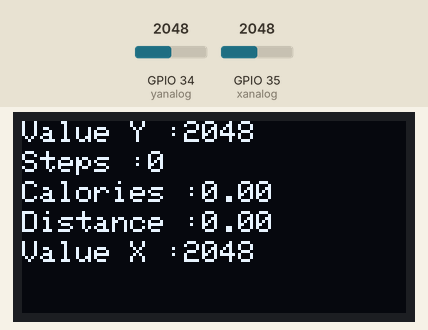
Simulated run of this sketch. Board: ESP32. Shown: 128×64 one-colour display. The inputs (shaded band) are chosen by the test bench; at power-on: GPIO 34 (yanalog) = 2048, GPIO 35 (xanalog) = 2048. WiFi joins after 1.5 s; servers stay silent unless stated; what the sketch prints to the serial monitor is not drawn.

Above: at 3.0 s.
3.1 s: GPIO 34 (yanalog) set to 2140
At 3.55 s:
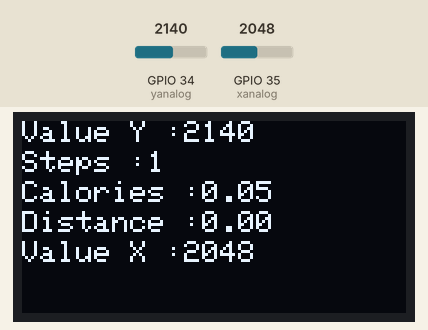
5.2 s: GPIO 35 (xanalog) set to 1860
At 6.4 s:
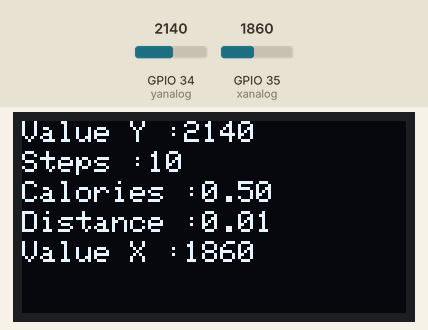
6.8 s: GPIO 34 (yanalog) set to 2060
At 7.4 s:
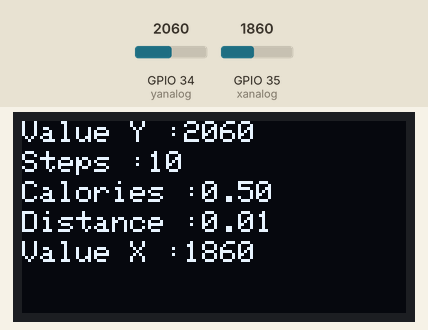
8.3 s: GPIO 35 (xanalog) set to 1940
At 9.5 s:
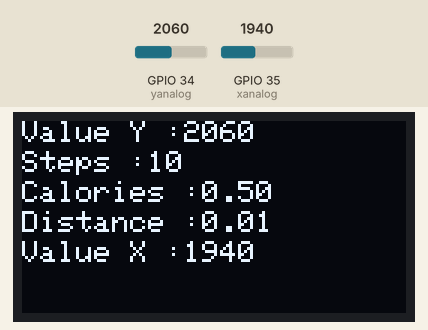
9.8 s: GPIO 34 (yanalog) set to 2047
At 10.4 s:
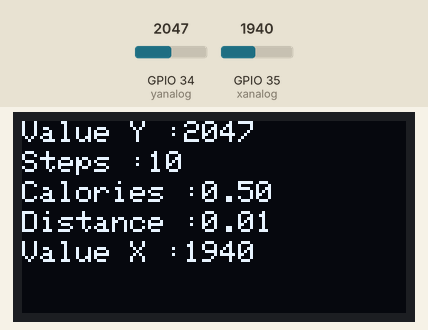
Timing chart, 0 to 10.2 s (numbered marks = the images above; inputs shaded):
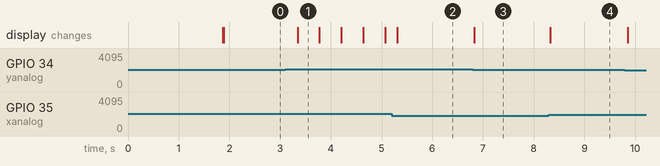

Measured:
- after the input at 3.1 s, the display: changes after 0.24 s (image 1)
- after the input at 6.8 s, the display: changes at once (image 3)
- after the input at 8.3 s, the display: changes at once (image 4)
- what the display in image 1 shows lasts 0.5 s, from 3.3 s to 3.8 s

The sketch:

WITH_OLED.ino
```cpp
#define BLYNK_TEMPLATE_ID "TMPL8FyFih3v"
#define BLYNK_DEVICE_NAME "Smart Pedometer"
#define BLYNK_AUTH_TOKEN "SUS76MY0GzU1173jteLIw_72rKrpvwwM"
// Comment this out to disable prints and save space
#define BLYNK_PRINT Serial
#include <Wire.h>
#include <Adafruit_GFX.h>
#include <Adafruit_SSD1306.h>

#define SCREEN_WIDTH 128 // OLED display width, in pixels
#define SCREEN_HEIGHT 64 // OLED display height, in pixels

#include <WiFi.h>
#include <WiFiClient.h>
#include <BlynkSimpleEsp32.h>

int x,y;
int count =0;
float calories;
float distance;

const int xanalog = 35;
const int yanalog = 34;

char auth[] = BLYNK_AUTH_TOKEN;

//const char* ssid     = "ipan";
//const char* pass = "hahahaha";
char ssid[] = "V2029";
char pass[] = "";

BlynkTimer timer;
Adafruit_SSD1306 display(SCREEN_WIDTH, SCREEN_HEIGHT, &Wire, -1);

void sendSensor(){

x = analogRead(xanalog);
y = analogRead(yanalog);
if ( x >= 1900 && y>=2100)
//if ( x >= 2000 && y>=1850)
{ count++;
//MySerial.print(count);
delay(200);
}
if ( x <= 1750 && y<=2100)
{
count++;
// MySerial.print(count);
delay(200);
}
//calories = (count * 50)/1000; // This value is taken depending upon my weight and height.
//distance = (count * 60)/10000; // My step it is on average 60cm.

calories = count * 0.050; // This value is taken depending upon my weight and height.
distance = count * 0.0006;


Blynk.virtualWrite(V0, x);
Blynk.virtualWrite(V1, y);
Blynk.virtualWrite(V2, count);
Blynk.virtualWrite(V3, calories);
Blynk.virtualWrite(V4, distance);

Serial.println("Value X :");
Serial.println(x);

Serial.println("Value Y :");
Serial.println(y);

Serial.println("Steps :");
Serial.println(count);

Serial.println("Calorie :");
Serial.println(calories);

Serial.println("Steps :");
Serial.println(distance);

}

void setup()
{
  // Debug console
  Serial.begin(115200);
  WiFi.mode(WIFI_STA); // SETS TO STATION MODE!
  WiFi.begin(ssid, pass);
   if(!display.begin(SSD1306_SWITCHCAPVCC, 0x3C)) { // Address 0x3D for 128x64
    Serial.println(F("SSD1306 allocation failed"));
    for(;;);
  }

  Blynk.begin(auth, ssid, pass, "blynk.cloud", 80);
  timer.setInterval(200L, sendSensor);
}


void loop()
{
  sendSensor();
  display.clearDisplay();
  display.print("Value X :");
  display.print(x);
  display.setTextSize(1);
  display.setTextColor(WHITE);
  display.setCursor(0, 0);
  display.print("Value Y :");
  display.print(y);
  display.setTextSize(1);
  display.setTextColor(WHITE);
  display.setCursor(0, 10);
  display.print("Steps :");
  display.print(count);
  display.setTextSize(1);
  display.setTextColor(WHITE);
  display.setCursor(0, 20);
  display.print("Calories :");
  display.print(calories);
  display.setTextSize(1);
  display.setTextColor(WHITE);
  display.setCursor(0, 30);
  display.print("Distance :");
  display.print(distance);
  display.setTextSize(1);
  display.setTextColor(WHITE);
  display.setCursor(0, 40);
  display.display();
  Blynk.run();
  timer.run();
}
```
